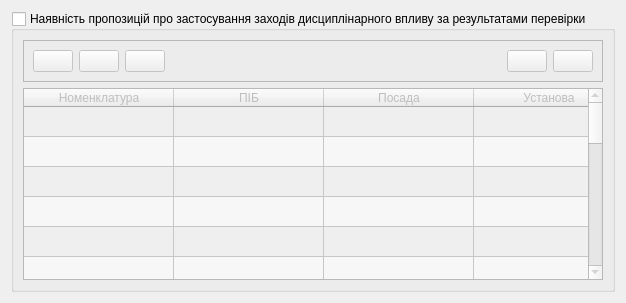
       <widget class="QWidget" name="tabPropositions">
        <attribute name="title">
         <string>Пропозиції</string>
        </attribute>
        <layout class="QGridLayout" name="gridLayout_23">
         <item row="0" column="0">
          <widget class="QGroupBox" name="grpPropositions">
           <property name="title">
            <string>Наявність пропозицій про застосування заходів дисциплінарного впливу за результатами перевірки</string>
           </property>
           <property name="checkable">
            <bool>true</bool>
           </property>
           <property name="checked">
            <bool>false</bool>
           </property>
           <layout class="QGridLayout" name="gridLayout_24">
            <item row="1" column="0">
             <widget class="QTableWidget" name="tblPropositions">
              <property name="horizontalScrollBarPolicy">
               <enum>Qt::ScrollBarAlwaysOff</enum>
              </property>
              <property name="alternatingRowColors">
               <bool>true</bool>
              </property>
              <property name="selectionBehavior">
               <enum>QAbstractItemView::SelectRows</enum>
              </property>
              <property name="sortingEnabled">
               <bool>true</bool>
              </property>
              <property name="rowCount">
               <number>20</number>
              </property>
              <attribute name="horizontalHeaderDefaultSectionSize">
               <number>150</number>
              </attribute>
              <attribute name="horizontalHeaderStretchLastSection">
               <bool>true</bool>
              </attribute>
              <attribute name="verticalHeaderVisible">
               <bool>false</bool>
              </attribute>
              <row/>
              <row/>
              <row/>
              <row/>
              <row/>
              <row/>
              <row/>
              <row/>
              <row/>
              <row/>
              <row/>
              <row/>
              <row/>
              <row/>
              <row/>
              <row/>
              <row/>
              <row/>
              <row/>
              <row/>
              <column>
               <property name="text">
                <string>Номенклатура</string>
               </property>
              </column>
              <column>
               <property name="text">
                <string>ПІБ</string>
               </property>
              </column>
              <column>
               <property name="text">
                <string>Посада</string>
               </property>
              </column>
              <column>
               <property name="text">
                <string>Установа</string>
               </property>
              </column>
             </widget>
            </item>
            <item row="0" column="0">
             <widget class="QFrame" name="framePropositions">
              <property name="frameShape">
               <enum>QFrame::StyledPanel</enum>
              </property>
              <property name="frameShadow">
               <enum>QFrame::Raised</enum>
              </property>
              <layout class="QGridLayout" name="gridLayout_54">
               <item row="0" column="5">
                <widget class="QPushButton" name="btnPropositionDeleteAll">
                 <property name="text">
                  <string/>
                 </property>
                 <property name="icon">
                  <iconset resource="icons.qrc">
                   <normaloff>:/ico/Icons/basic/060.png</normaloff>:/ico/Icons/basic/060.png</iconset>
                 </property>
                </widget>
               </item>
               <item row="0" column="4">
                <widget class="QPushButton" name="btnPropositionDelete">
                 <property name="text">
                  <string/>
                 </property>
                 <property name="icon">
                  <iconset resource="icons.qrc">
                   <normaloff>:/ico/Icons/basic/059.png</normaloff>:/ico/Icons/basic/059.png</iconset>
                 </property>
                </widget>
               </item>
               <item row="0" column="2">
                <widget class="QPushButton" name="btnPropositionEdit">
                 <property name="text">
                  <string/>
                 </property>
                 <property name="icon">
                  <iconset resource="icons.qrc">
                   <normaloff>:/ico/Icons/education/027.png</normaloff>:/ico/Icons/education/027.png</iconset>
                 </property>
                </widget>
               </item>
               <item row="0" column="1">
                <widget class="QPushButton" name="btnPropositionView">
                 <property name="text">
                  <string/>
                 </property>
                 <property name="icon">
                  <iconset resource="icons.qrc">
                   <normaloff>:/ico/Icons/basic/064.png</normaloff>:/ico/Icons/basic/064.png</iconset>
                 </property>
                </widget>
               </item>
               <item row="0" column="0">
                <widget class="QPushButton" name="btnPropositionAdd">
                 <property name="text">
                  <string/>
                 </property>
                 <property name="icon">
                  <iconset resource="icons.qrc">
                   <normaloff>:/ico/Icons/basic/058.png</normaloff>:/ico/Icons/basic/058.png</iconset>
                 </property>
                </widget>
               </item>
               <item row="0" column="3">
                <spacer name="horizontalSpacerProposition">
                 <property name="orientation">
                  <enum>Qt::Horizontal</enum>
                 </property>
                 <property name="sizeHint" stdset="0">
                  <size>
                   <width>40</width>
                   <height>20</height>
                  </size>
                 </property>
                </spacer>
               </item>
              </layout>
             </widget>
            </item>
           </layout>
          </widget>
         </item>
        </layout>
       </widget>
